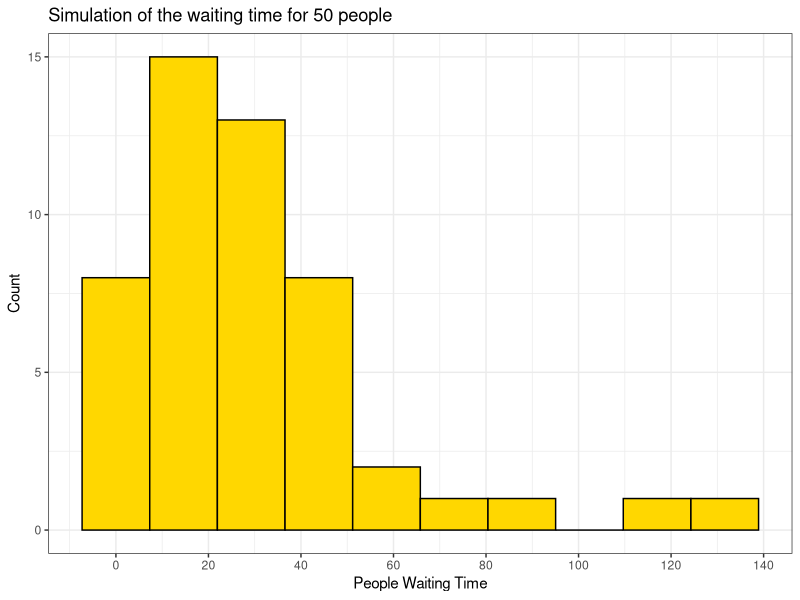
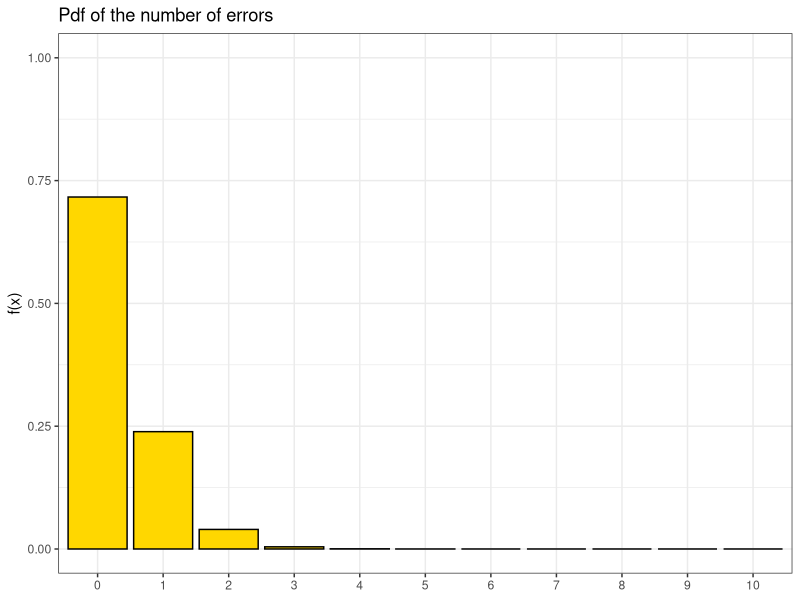
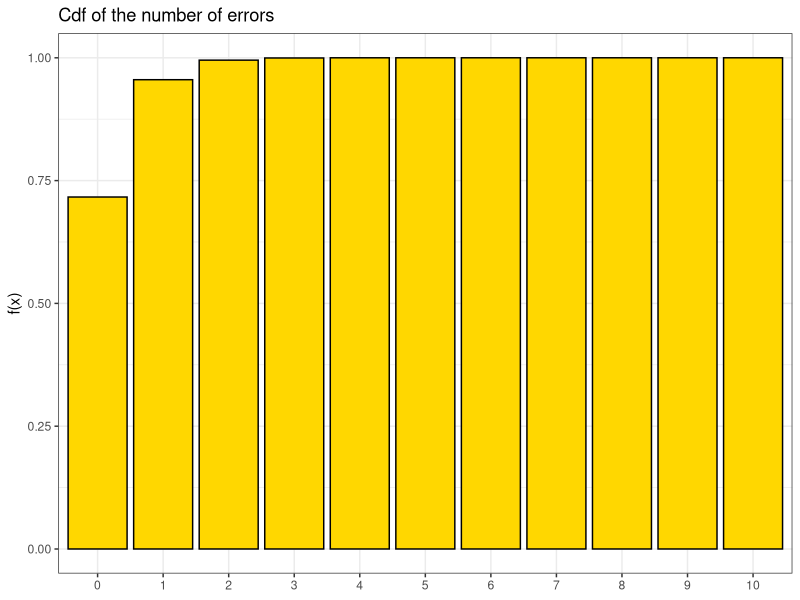

These figures' R source, in order:
## ---- chunk 1
knitr::opts_chunk$set(dev = "ragg_png")
options(digits=5) # set number of digits equal to 5

## ---- chunk 2

# tidyverse
library(tidyverse)

# others
library(gridExtra)
library(kableExtra)
# library(scales)
# library(glue)
# library(highcharter)

## ---- chunk 3

mykable <- function(data) {
  knitr::kable(data) %>% 
    kable_styling()
}

# Colors
colors <- c('darkred', 'deepskyblue', 'darkgreen', 'darkgoldenrod', 'darkblue')

## ---- chunk 4

x <- c(15.58, 15.9, 16, 16.1, 16.2)
p1 <- c(0.15, 0.21, 0.35, 0.15, 0.14)
p2 <- c(0.14, 0.05, 0.64, 0.08, 0.09)

exp_value_1 <- sum(x*p1)
exp_value_2 <- sum(x*p2)

var_1 <- sum(p1*(x-exp_value_1)**2)
var_2 <- sum(p2*(x-exp_value_2)**2)

cat(
  'E[X] method 1:', exp_value_1, 
  '\nE[X] method 2:', exp_value_2, 
  '\nVar(X) method 1:', var_1,
  '\nVar(X) method 2:', var_2
  )


## ---- chunk 5

set.seed(1) 
lambda = 1/30
people_wt <- rexp(50, lambda)

ggplot() + 
  geom_histogram(aes(people_wt),  bins = 10, fill='gold', colour="black") +
  labs(title="Simulation of the waiting time for 50 people", 
       x='People Waiting Time',
       y='Count')+
  scale_x_continuous(
    breaks = seq(0, 160, 20),
  ) + 
  theme_bw()

## ---- chunk 6
cat('Probability that a person will wait for less than 10 minutes:', pexp(10, lambda), '%')

## ---- chunk 7

ex <- integrate(function(x){x*dexp(x, lambda)}, lower = -Inf, upper = Inf)$value
cat('Average waiting time by integration:', ex)
cat('\nError:', abs(ex-30)/30)

## ---- chunk 8

ex <- mean(people_wt)
cat('Simulated average waiting time:', ex, 'minutes')
cat('\nError:', formatC(abs(ex-30)/30, format = "e"))

## ---- chunk 9
cat('Probability for waiting more than one hour:', 1-pexp(60, lambda), '%')

## ---- chunk 10

set.seed(1)

x=0:10
nerrors <- data.frame(X=factor(x, levels = x), pdf=dpois(x, 1/3), cdf=ppois(x, 1/3))

# Plot
pdf <- ggplot() + 
  geom_col(data=nerrors, aes(X, pdf), fill='gold', colour="black") +
  labs(title="Pdf of the number of errors", 
       y='f(x)') +
  ylim(0,1)+
  theme_bw() +
  theme(axis.title.x = element_blank())

cdf <- ggplot() + 
  geom_col(data=nerrors, aes(X, cdf), fill='gold', colour="black") +
  labs(title="Cdf of the number of errors", 
       y='f(x)') +
  theme_bw() +
  theme(axis.title.x = element_blank())

plot(pdf)
plot(cdf)
        
## ---- chunk 11
cat('Probability that there is at least one error on a specific page of the book:', 1-dpois(0, 1/3), '%')

## ---- chunk 12

p=1/13

prob_10_a <- dbinom(0, 9, p) 
cat('Probability that at least 10 draws are needed until one ace is drawn:', prob_10_a, '%')

## ---- chunk 13

n_failures <- 0:8
prob_10_b <- 1-sum(dnbinom(n_failures, 1, p))

cat('Probability that at least 10 draws are needed until one ace is drawn:', prob_10_b, '%')
